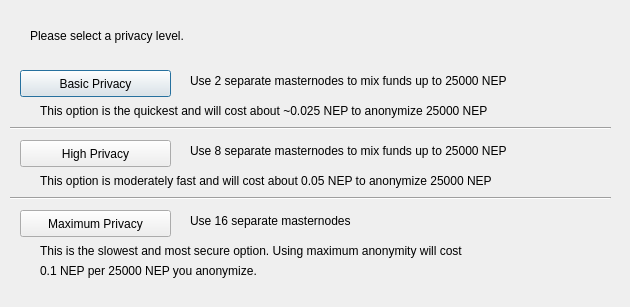
<?xml version="1.0" encoding="UTF-8"?>
<ui version="4.0">
 <class>ObfuscationConfig</class>
 <widget class="QDialog" name="ObfuscationConfig">
  <property name="geometry">
   <rect>
    <x>0</x>
    <y>0</y>
    <width>630</width>
    <height>307</height>
   </rect>
  </property>
  <property name="windowTitle">
   <string>Configure Obfuscation</string>
  </property>
  <widget class="QPushButton" name="buttonBasic">
   <property name="geometry">
    <rect>
     <x>20</x>
     <y>70</y>
     <width>151</width>
     <height>27</height>
    </rect>
   </property>
   <property name="text">
    <string>Basic Privacy</string>
   </property>
  </widget>
  <widget class="QPushButton" name="buttonHigh">
   <property name="geometry">
    <rect>
     <x>20</x>
     <y>140</y>
     <width>151</width>
     <height>27</height>
    </rect>
   </property>
   <property name="text">
    <string>High Privacy</string>
   </property>
  </widget>
  <widget class="QPushButton" name="buttonMax">
   <property name="geometry">
    <rect>
     <x>20</x>
     <y>210</y>
     <width>151</width>
     <height>27</height>
    </rect>
   </property>
   <property name="text">
    <string>Maximum Privacy</string>
   </property>
  </widget>
  <widget class="QLabel" name="label">
   <property name="geometry">
    <rect>
     <x>30</x>
     <y>20</y>
     <width>571</width>
     <height>31</height>
    </rect>
   </property>
   <property name="text">
    <string>Please select a privacy level.</string>
   </property>
  </widget>
  <widget class="QLabel" name="label_2">
   <property name="geometry">
    <rect>
     <x>190</x>
     <y>70</y>
     <width>421</width>
     <height>21</height>
    </rect>
   </property>
   <property name="text">
    <string>Use 2 separate masternodes to mix funds up to 25000 NEP</string>
   </property>
  </widget>
  <widget class="QLabel" name="label_3">
   <property name="geometry">
    <rect>
     <x>190</x>
     <y>140</y>
     <width>411</width>
     <height>21</height>
    </rect>
   </property>
   <property name="text">
    <string>Use 8 separate masternodes to mix funds up to 25000 NEP</string>
   </property>
  </widget>
  <widget class="QLabel" name="label_4">
   <property name="geometry">
    <rect>
     <x>190</x>
     <y>210</y>
     <width>421</width>
     <height>21</height>
    </rect>
   </property>
   <property name="text">
    <string>Use 16 separate masternodes</string>
   </property>
  </widget>
  <widget class="QLabel" name="label_6">
   <property name="geometry">
    <rect>
     <x>40</x>
     <y>100</y>
     <width>561</width>
     <height>21</height>
    </rect>
   </property>
   <property name="text">
    <string>This option is the quickest and will cost about ~0.025 NEP to anonymize 25000 NEP</string>
   </property>
  </widget>
  <widget class="QLabel" name="label_7">
   <property name="geometry">
    <rect>
     <x>40</x>
     <y>170</y>
     <width>561</width>
     <height>21</height>
    </rect>
   </property>
   <property name="text">
    <string>This option is moderately fast and will cost about 0.05 NEP to anonymize 25000 NEP</string>
   </property>
  </widget>
  <widget class="QLabel" name="label_8">
   <property name="geometry">
    <rect>
     <x>40</x>
     <y>240</y>
     <width>561</width>
     <height>21</height>
    </rect>
   </property>
   <property name="text">
    <string>This is the slowest and most secure option. Using maximum anonymity will cost</string>
   </property>
  </widget>
  <widget class="QLabel" name="label_9">
   <property name="geometry">
    <rect>
     <x>40</x>
     <y>260</y>
     <width>561</width>
     <height>21</height>
    </rect>
   </property>
   <property name="text">
    <string>0.1 NEP per 25000 NEP you anonymize.</string>
   </property>
  </widget>
  <widget class="Line" name="line">
   <property name="geometry">
    <rect>
     <x>10</x>
     <y>120</y>
     <width>601</width>
     <height>16</height>
    </rect>
   </property>
   <property name="orientation">
    <enum>Qt::Horizontal</enum>
   </property>
  </widget>
  <widget class="Line" name="line_2">
   <property name="geometry">
    <rect>
     <x>10</x>
     <y>190</y>
     <width>601</width>
     <height>16</height>
    </rect>
   </property>
   <property name="orientation">
    <enum>Qt::Horizontal</enum>
   </property>
  </widget>
 </widget>
 <resources/>
 <connections/>
</ui>
